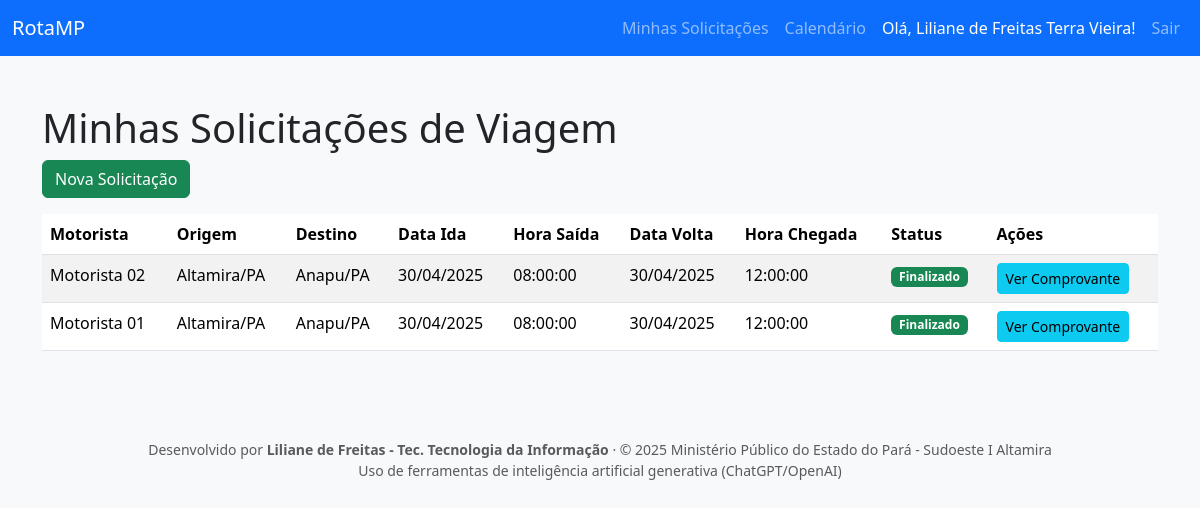
Before: /public/solicitacoes/index.php (signed in) with the older database file.
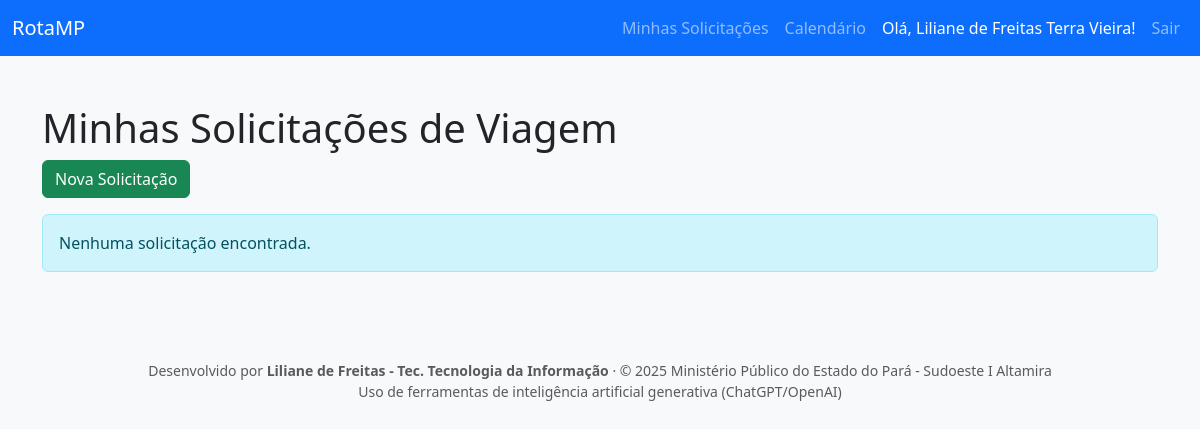
After: the same page with the newer database file.
### tables this page shows
CREATE TABLE `solicitacoes` (
  `id` int(11) NOT NULL,
  `solicitante_id` int(11) NOT NULL,
  `motorista_id` int(11) NOT NULL,
  `descricao` text NOT NULL,
  `data_ida` date NOT NULL,
  `data_volta` date NOT NULL,
  `hora_saida` time NOT NULL,
  `hora_chegada` time NOT NULL,
  `origem` varchar(255) NOT NULL,
  `destino` varchar(255) NOT NULL,
  `status` varchar(20) DEFAULT NULL,
  `created_at` timestamp NULL DEFAULT current_timestamp()
);

CREATE TABLE `usuarios` (
  `id` int(11) NOT NULL,
  `nome` varchar(100) NOT NULL,
  `email` varchar(100) NOT NULL,
  `senha` varchar(255) NOT NULL,
  `tipo` enum('solicitante','motorista','fiscal','admin') NOT NULL,
  `created_at` timestamp NULL DEFAULT current_timestamp(),
  `promotoria_id` int(11) DEFAULT NULL
);

### public/solicitacoes/index.php (the view, shortened to what this page needs)
<?php
require_once '../../includes/conexao.php';
$usuario_id = $_SESSION['usuario_id'];
$stmt = $pdo->prepare("
    SELECT s.*, u.nome AS motorista_nome
    FROM solicitacoes s
    JOIN motoristas m ON s.motorista_id = m.id
    JOIN usuarios u ON m.usuario_id = u.id
    WHERE s.solicitante_id = :usuario_id
    ORDER BY s.created_at DESC
");
$stmt->bindParam(':usuario_id', $usuario_id);
$stmt->execute();
$solicitacoes = $stmt->fetchAll(PDO::FETCH_ASSOC);
?>
<!DOCTYPE html>
<html lang="pt-br">
<head>
    <link href="../../assets/css/bootstrap.min.css" rel="stylesheet">
</head>
<body class="bg-light">
    <?php include '../menu.php'; ?>
    <div class="container mt-5">
        <h1>Minhas Solicitações de Viagem</h1>
        <a href="cadastrar.php" class="btn btn-success mb-3">Nova Solicitação</a>
        <?php if (empty($solicitacoes)): ?>
            <div class="alert alert-info">Nenhuma solicitação encontrada.</div>
        <?php else: ?>
            <table class="table table-striped">
                <thead>
                    <tr>
                        <th>Motorista</th>
                        <th>Origem</th>
                        <th>Destino</th>
                        <th>Data Ida</th>
                        <th>Hora Saída</th>
                        <th>Data Volta</th>
                        <th>Hora Chegada</th>
                        <th>Status</th>
                        <th>Ações</th>
                    </tr>
                </thead>
                <tbody>
                    <?php foreach ($solicitacoes as $solicitacao): ?>
                        <tr>
                            <td><?php echo htmlspecialchars($solicitacao['motorista_nome']); ?></td>
                            <td><?php echo htmlspecialchars($solicitacao['origem']); ?></td>
                            <td><?php echo htmlspecialchars($solicitacao['destino']); ?></td>
                            <td><?php echo date('d/m/Y', strtotime($solicitacao['data_ida'])); ?></td>
                            <td><?php echo htmlspecialchars($solicitacao['hora_saida']); ?></td>
                            <td><?php echo date('d/m/Y', strtotime($solicitacao['data_volta'])); ?></td>
                            <td><?php echo htmlspecialchars($solicitacao['hora_chegada']); ?></td>
                            <td>
                                <?php
                                $badgeClass = match ($solicitacao['status']) {
                                    'pendente' => 'warning',
                                    'em andamento' => 'primary',
                                    'finalizado' => 'success',
                                    default => 'secondary'
                                };
                                ?>
                                <span class="badge bg-<?php echo $badgeClass; ?>">
                                    <?php echo ucfirst($solicitacao['status']); ?>
                                </span>
                            </td>
                            <td>
                                <?php if ($solicitacao['status'] === 'pendente'): ?>
                                    <a href="editar.php?id=<?php echo $solicitacao['id']; ?>"
                                        class="btn btn-sm btn-warning">Editar</a>
                                    <a href="cancelar.php?id=<?php echo $solicitacao['id']; ?>" class="btn btn-danger btn-sm"
                                        onclick="return confirm('Tem certeza que deseja cancelar esta solicitação?');">
                                        Cancelar
                                    </a>
                                <?php elseif ($solicitacao['status'] === 'finalizado'): ?>
                                    <a href="../comprovantes/visualizar.php?id=<?php echo $solicitacao['id']; ?>"
                                        class="btn btn-sm btn-info" target="_blank">
                                        Ver Comprovante
                                    </a>
                                <?php else: ?>
                                    <span class="text-muted">Em andamento</span>
                                <?php endif; ?>
                            </td>
                        </tr>
                    <?php endforeach; ?>
                </tbody>
            </table>
        <?php endif; ?>
    </div>
</body>
<br>
<?php include '../../includes/footer.php'; ?>
</html>

### public/menu.php (shortened to what this page needs)
<?php
$base_url = '/rotamp/public/';
?>
<nav class="navbar navbar-expand-lg navbar-dark bg-primary">
    <div class="container-fluid">
        <a class="navbar-brand" href="<?php echo $base_url; ?>dashboard.php">RotaMP</a>
        <div class="collapse navbar-collapse" id="navbarNav">
            <ul class="navbar-nav ms-auto">
                <?php if ($_SESSION['usuario_tipo'] == 'solicitante'): ?>
                    <li class="nav-item">
                        <a class="nav-link" href="<?php echo $base_url; ?>solicitacoes/index.php">Minhas Solicitações</a>
                    </li>
                    <li class="nav-item">
                        <a class="nav-link" href="<?php echo $base_url; ?>admin/calendario.php">Calendário</a>
                    </li>
                <?php endif; ?>
                <li class="nav-item">
                    <span class="nav-link active">Olá, <?php echo htmlspecialchars($_SESSION['usuario_nome']); ?>!</span>
                </li>
                <li class="nav-item">
                    <a class="nav-link" href="<?php echo $base_url; ?>logout.php">Sair</a>
                </li>
            </ul>
        </div>
    </div>
</nav>

### includes/footer.php (shortened to what this page needs)
<footer class="text-center text-muted small mt-5 mb-3 no-print">
    Desenvolvido por <strong>Liliane de Freitas - Tec. Tecnologia da Informação</strong> · © <?php echo date('Y'); ?> Ministério Público do Estado do Pará - Sudoeste I Altamira
    <br><p>Uso de ferramentas de inteligência artificial generativa (ChatGPT/OpenAI)</p>
</footer>

Changed rows visible on the page:
removed solicitacoes: usuarios.nome "Motorista 02", origem "Altamira/PA", destino "Anapu/PA", data_ida "30/04/2025", hora_saida "08:00:00", data_volta "30/04/2025", hora_chegada "12:00:00", status "Finalizado"
removed solicitacoes: usuarios.nome "Motorista 01", origem "Altamira/PA", destino "Anapu/PA", data_ida "30/04/2025", hora_saida "08:00:00", data_volta "30/04/2025", hora_chegada "12:00:00", status "Finalizado"
Other visible differences:
text no longer shown: "Motorista Origem Destino Data Ida Hora Saída Data Volta Hora Chegada Status Ações"
text now shown: "Nenhuma solicitação encontrada."
